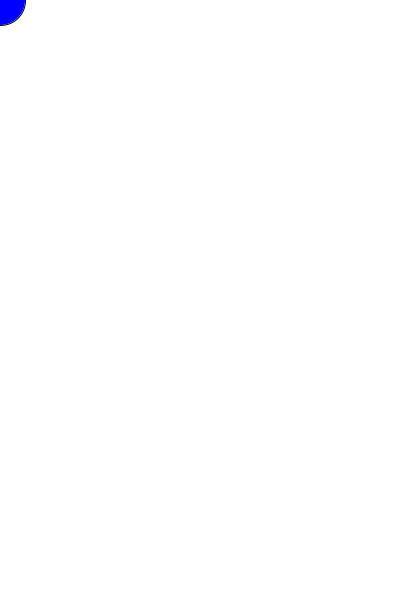
Frame 1 (no input)
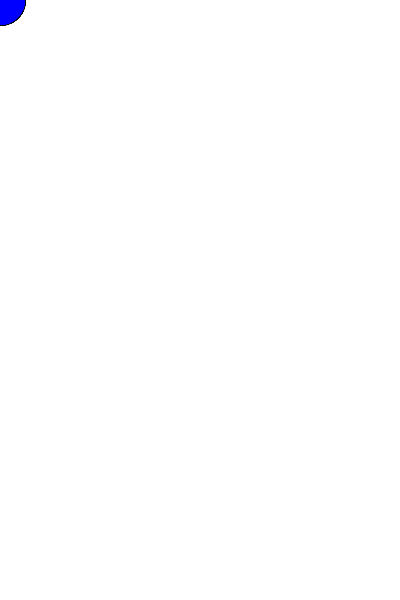
Frame 60 (the mouse pressed at the canvas centre just before this capture)
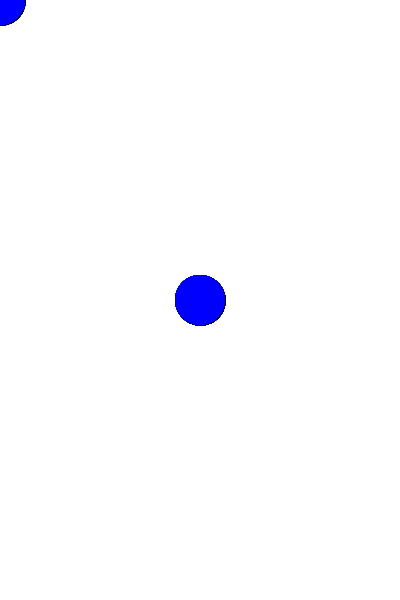
Frame 120 (the mouse held since frame 60 and released just before this capture)

The Processing sketch that drew these frames (run headless with seeded random() and noise(); from frame 60 on, the mouse is pressed at the canvas centre):

// Processing sketch: processing_99057
// ── processing_99057.pde

void setup()
{
  size(400, 600);
  background((255),( 255),(255));
  smooth();
  frameRate(60);
    fill( (0),(0), (255) );
}
void draw()
{

  ellipse( mouseX, mouseY, 50, 50 );
  
  strokeWeight(0);
  

}

void keyPressed()
{
fill(255);

}
